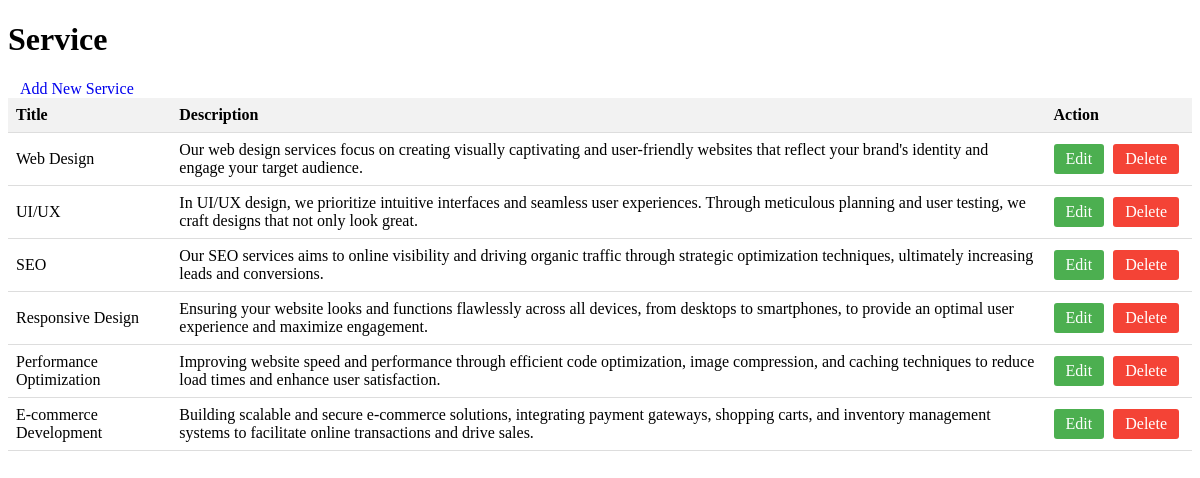
/admin/service, run on the app's committed database.
### app.py (models this page shows, shortened)
class Service(db.Model):
    ser_id = db.Column(db.Integer, primary_key=True)
    title = db.Column(db.String(200), nullable=False)
    images = db.Column(db.String(200), nullable=False)
    desc = db.Column(db.String(500), nullable=False)

### app.py (the view)
@app.route("/admin/service")
def list_services():
    services = Service.query.all()
    return render_template("admin/service/list.html", services=services)

### templates/admin/service/list.html (shortened to what this page needs)
<!DOCTYPE html>
<html lang="en">
<head>
</head>
<body>
    <h1>Service</h1>
    <a href="/admin/service/create" class="btn">Add New Service</a>
    <table>
        <thead>
            <tr>
                <th>Title</th>
                <th>Description</th>
                <th>Action</th>
            </tr>
        </thead>
        <tbody>
            {% for service in services %}
            <tr>
                <td>{{ service.title }}</td>
                <td>{{ service.desc }}</td>
                <td class="action-buttons">
                    <a href="/admin/service/edit/{{ service.ser_id }}" class="btn btn-edit">Edit</a>
                    <a href="/admin/service/delete/{{ service.ser_id }}" class="btn btn-delete">Delete</a>
                </td>
            </tr>
            {% endfor %}
        </tbody>
    </table>
</body>
</html>

### templates/admin/service/list.html (style rules this page uses)
table { width: 100%; border-collapse: collapse; }
th, td { padding: 8px; text-align: left; border-bottom: 1px solid #ddd; }
th { background-color: #f2f2f2; }
.action-buttons { white-space: nowrap; }
.action-buttons a { display: inline-block; padding: 6px 12px; margin-right: 5px; border: none; cursor: pointer; border-radius: 3px; text-decoration: none; }
.btn { padding: 6px 12px; margin-right: 5px; border: none; cursor: pointer; border-radius: 3px; text-decoration: none; }
.btn-edit { background-color: #4CAF50; color: white; }
.btn-delete { background-color: #f44336; color: white; }

### data on the page
Service: title "Web Design", desc "Our web design services focus on creating visually captivating and user-friendly websites that reflect your brand's identity and engage your target audience."
Service: title "UI/UX", desc "In UI/UX design, we prioritize intuitive interfaces and seamless user experiences. Through meticulous planning and user testing, we craft designs that not only look great."
Service: title "SEO", desc "Our SEO services aims to online visibility and driving organic traffic through strategic optimization techniques, ultimately increasing leads and conversions."
Service: title "Responsive Design", desc "Ensuring your website looks and functions flawlessly across all devices, from desktops to smartphones, to provide an optimal user experience and maximize engagement."
Service: title "Performance Optimization", desc "Improving website speed and performance through efficient code optimization, image compression, and caching techniques to reduce load times and enhance user satisfaction."
Service: title "E-commerce Development", desc "Building scalable and secure e-commerce solutions, integrating payment gateways, shopping carts, and inventory management systems to facilitate online transactions and drive sales."
